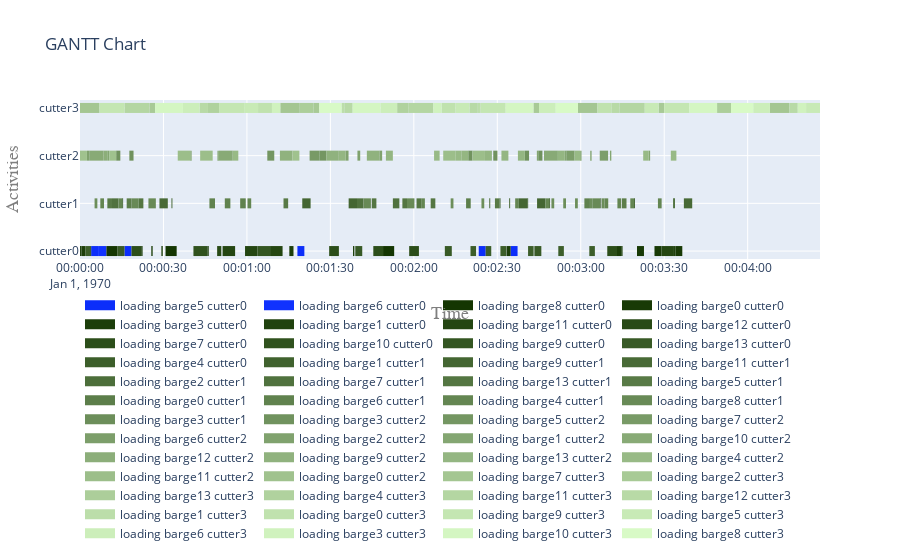

The code cell stored with this chart in its notebook:
### Code cell
fig = plot.get_gantt_chart(
    [
        *cutters.values()
    ],
    id_map=id_map
)
